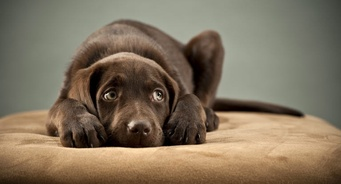
#> input picture data/raw/test.jpg, 341 x 184 px, shrunk from 768 x 415 before the run
$ python scale_contrast.py   (older library calls are emulated)
#> lines starting #> are read from the running program, lines starting #| are printed output that depends on the picture; long printed decimals are rounded
### src/image_utils.py
from pathlib import Path

import cv2


def get_project_root() -> Path:
    return Path(__file__).resolve().parent.parent


def get_default_image_path() -> Path:
    return get_project_root() / "data" / "raw" / "test.jpg"


def load_color_image(image_path: Path):
    image = cv2.imread(str(image_path), cv2.IMREAD_COLOR)
#> image is the input picture: shape (184, 341, 3); mean B, G, R 93.7, 114.2, 128.6

    if image is None:
        raise FileNotFoundError(f"Could not read image: {image_path}")

    return image


def to_grayscale(image_bgr):
    return cv2.cvtColor(image_bgr, cv2.COLOR_BGR2GRAY)
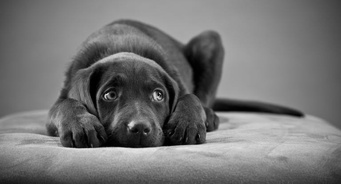
#> returned value: shape (184, 341); min 0, max 235, mean 116.1

### src/image_transforms.py
import numpy as np
import cv2


# [4 lines left out: function shift_brightness, not called in this run]


def scale_contrast(gray_image, alpha):
#> called with alpha = 0.7
    return cv2.convertScaleAbs(gray_image, alpha=alpha, beta=0)
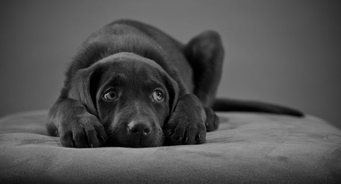
#> returned value: shape (184, 341); min 0, max 164, mean 81.3
#> call 2 of scale_contrast, with alpha = 1.3
#> in scale_contrast (call 2), `return cv2.convertScaleAbs(gray_image, alpha=alpha, beta=0)`:
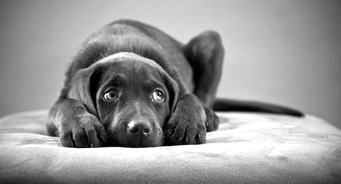
#> returned value: shape (184, 341); min 0, max 255, mean 150.6


# [8 lines left out: function scale_contrast_around_mean, not called in this run]

def histogram_equalization(gray_image):
    return cv2.equalizeHist(gray_image)


def apply_clahe(gray_image, clip_limit=2.0, tile_grid_size=(8, 8)):
    clahe = cv2.createCLAHE(clipLimit=clip_limit, tileGridSize=tile_grid_size)
    return clahe.apply(gray_image)


def gaussian_denoise(gray_image, kernel_size=(5, 5), sigma=0):
    return cv2.GaussianBlur(gray_image, kernel_size, sigma)


def median_denoise(gray_image, kernel_size=5):
    return cv2.medianBlur(gray_image, kernel_size)


def bilateral_denoise(gray_image, d=9, sigma_color=50, sigma_space=50):
    return cv2.bilateralFilter(gray_image, d, sigma_color, sigma_space)

### src/image_histograms.py
import numpy as np


def compute_grayscale_histogram(gray_image, num_bins=256):
#> called with num_bins = 256
    histogram, bin_edges = np.histogram(gray_image, bins=num_bins, range=(0, 256))
#> histogram = 256 values, max 788 at index 160, min 0 at index 236, mean 245.1; bin_edges = 257 values from 0 to 256
    return histogram, bin_edges


def count_pixels(gray_image):
    return gray_image.shape[0] * gray_image.shape[1]

### src/image_metrics.py
import numpy as np
import cv2


def measure_brightness(gray_image):
    return np.mean(gray_image)


def measure_contrast(gray_image):
    return np.std(gray_image)


def measure_min_intensity(gray_image):
    return np.min(gray_image)


def measure_max_intensity(gray_image):
    return np.max(gray_image)


def measure_sharpness_laplacian(gray_image):
    laplacian = cv2.Laplacian(gray_image, cv2.CV_64F)
    return laplacian.var()


# [4 lines left out: function estimate_noise_std, not called in this run]


def measure_mae(reference_image, test_image):
    diff = reference_image.astype("float32") - test_image.astype("float32")
    return np.mean(np.abs(diff))


def measure_mse(reference_image, test_image):
    diff = reference_image.astype("float32") - test_image.astype("float32")
    return np.mean(diff ** 2)


# [8 lines left out: function measure_psnr, not called in this run]

### src/scale_contrast.py
import matplotlib.pyplot as plt

from image_histograms import compute_grayscale_histogram
from image_metrics import (
    measure_brightness,
    measure_contrast,
    measure_min_intensity,
    measure_max_intensity,
)
from image_transforms import scale_contrast
from image_utils import get_default_image_path, get_project_root, load_color_image, to_grayscale


image_path = get_default_image_path()
output_path = get_project_root() / "outputs" / "contrast_scaling.png"

image_bgr = load_color_image(image_path)
gray_image = to_grayscale(image_bgr)

low_contrast_image = scale_contrast(gray_image, alpha=0.7)
high_contrast_image = scale_contrast(gray_image, alpha=1.3)

hist_original, bins = compute_grayscale_histogram(gray_image)
#> hist_original has the same summary as histogram in compute_grayscale_histogram; bins = 257 values from 0 to 256
hist_low, _ = compute_grayscale_histogram(low_contrast_image)
#> hist_low = 256 values, max 1265 at index 111, min 0 at index 165, mean 245.1
hist_high, _ = compute_grayscale_histogram(high_contrast_image)
#> hist_high = 256 values, max 1907 at index 255, min 0 at index 2, mean 245.1

fig, axes = plt.subplots(2, 3, figsize=(15, 8))

axes[0, 0].imshow(gray_image, cmap="gray")
axes[0, 0].set_title("Original")
axes[0, 0].axis("off")

axes[0, 1].imshow(low_contrast_image, cmap="gray")
axes[0, 1].set_title("Lower Contrast")
axes[0, 1].axis("off")

axes[0, 2].imshow(high_contrast_image, cmap="gray")
axes[0, 2].set_title("Higher Contrast")
axes[0, 2].axis("off")

axes[1, 0].bar(bins[:-1], hist_original, width=1.0, align="edge")
axes[1, 0].set_title("Original Histogram")
axes[1, 0].set_xlim(0, 256)

axes[1, 1].bar(bins[:-1], hist_low, width=1.0, align="edge")
axes[1, 1].set_title("Lower Contrast Histogram")
axes[1, 1].set_xlim(0, 256)

axes[1, 2].bar(bins[:-1], hist_high, width=1.0, align="edge")
axes[1, 2].set_title("Higher Contrast Histogram")
axes[1, 2].set_xlim(0, 256)

for ax in axes[1]:
    ax.set_xlabel("Intensity")
    ax.set_ylabel("Pixels")
    ax.grid(True, alpha=0.3)

plt.tight_layout()
plt.savefig(output_path, dpi=150)
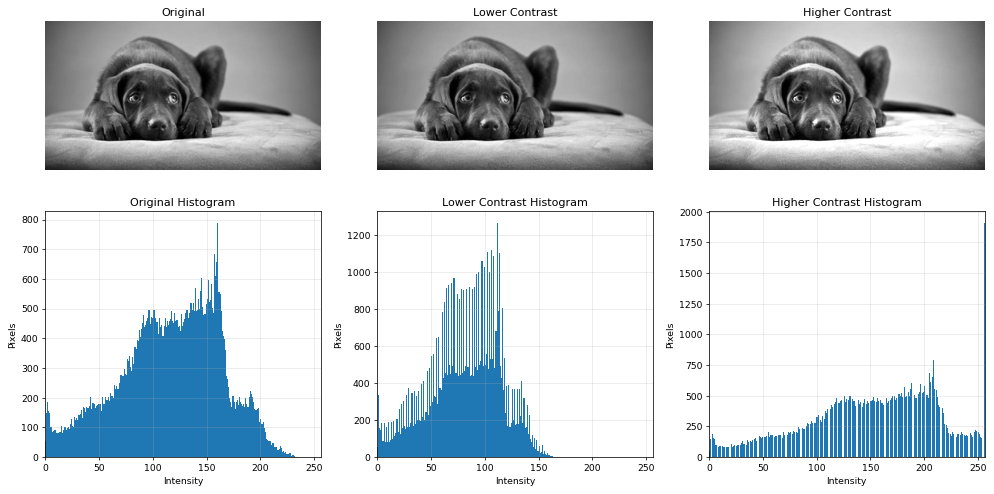
#> figure drawn by matplotlib, 6 panels; panel 4: tallest bar 788 high, from x = 160 to 161; panel 5: tallest bar 1265 high, from x = 111 to 112; panel 6: tallest bar 1907 high, from x = 255 to 256
plt.show()

print("Original brightness:", measure_brightness(gray_image))
#| Original brightness: 116.139
print("Low-contrast brightness:", measure_brightness(low_contrast_image))
#| Low-contrast brightness: 81.298
print("High-contrast brightness:", measure_brightness(high_contrast_image))
#| High-contrast brightness: 150.615

print("Original contrast:", measure_contrast(gray_image))
#| Original contrast: 47.033
print("Low-contrast contrast:", measure_contrast(low_contrast_image))
#| Low-contrast contrast: 32.924
print("High-contrast contrast:", measure_contrast(high_contrast_image))
#| High-contrast contrast: 60.475

print("Original min/max:", measure_min_intensity(gray_image), measure_max_intensity(gray_image))
#| Original min/max: 0 235
print("Low-contrast min/max:", measure_min_intensity(low_contrast_image), measure_max_intensity(low_contrast_image))
#| Low-contrast min/max: 0 164
print("High-contrast min/max:", measure_min_intensity(high_contrast_image), measure_max_intensity(high_contrast_image))
#| High-contrast min/max: 0 255

num_clipped_high = (gray_image.astype("float32") * 1.3 > 255).sum()
#> num_clipped_high = 1748

print("Nonzero bins in original:", (hist_original > 0).sum())
#| Nonzero bins in original: 236
print("Nonzero bins in low-contrast:", (hist_low > 0).sum())
#| Nonzero bins in low-contrast: 165
print("Nonzero bins in high-contrast:", (hist_high > 0).sum())
#| Nonzero bins in high-contrast: 197

print("Pixels clipped in high-contrast image:", num_clipped_high)
#| Pixels clipped in high-contrast image: 1748

print("First 30 nonzero bins in low-contrast:", [i for i, v in enumerate(hist_low) if v > 0][:30])
#| First 30 nonzero bins in low-contrast: [0, 1, 2, 3, 4, 5, 6, 7, 8, 9, 10, 11, 12, 13, 14, 15, 16, 17, 18, 19, 20, 21, 22, 23, 24, 25, 26, 27, 28, 29]
print("First 30 nonzero bins in high-contrast:", [i for i, v in enumerate(hist_high) if v > 0][:30])
#| First 30 nonzero bins in high-contrast: [0, 1, 3, 4, 5, 6, 8, 9, 10, 12, 13, 14, 16, 17, 18, 20, 21, 22, 23, 25, 26, 27, 29, 30, 31, 32, 34, 35, 36, 38]

print("Saved figure to:", output_path)

$ run again, with outputs/bilateral_tuning.png saved as data/raw/test.jpg
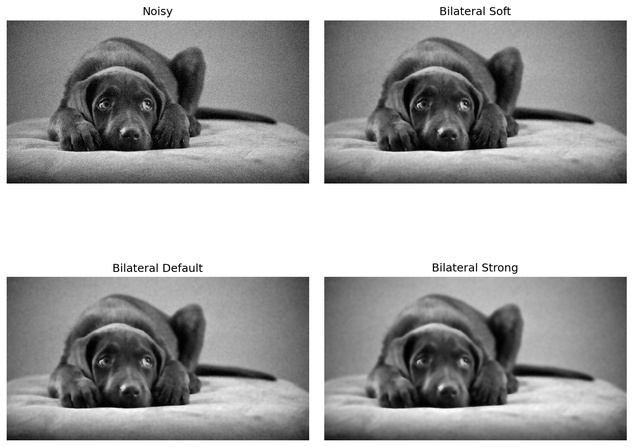
#> input picture outputs/bilateral_tuning.png, 633 x 447 px, shrunk from 1425 x 1006 before the run
#> in load_color_image, image is the input picture: shape (447, 633, 3); min 0, max 255, mean 161.9
#> in scale_contrast, `return cv2.convertScaleAbs(gray_image, alpha=alpha, beta=0)`:
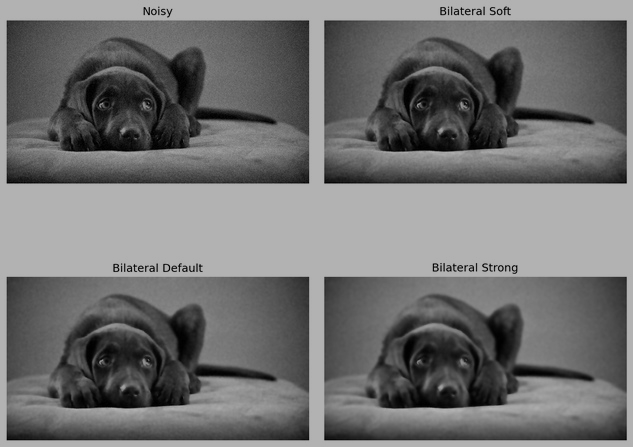
#> returned value: shape (447, 633); min 0, max 178, mean 113.2
#> in scale_contrast (call 2), `return cv2.convertScaleAbs(gray_image, alpha=alpha, beta=0)`:
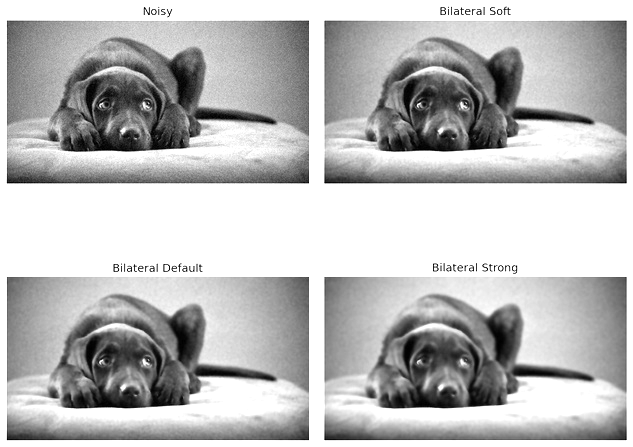
#> returned value: shape (447, 633); min 0, max 255, mean 187.2
#> histogram = 256 values, max 74302 at index 255, min 41 at index 247, mean 1105.3; bin_edges = 257 values from 0 to 256
#> hist_original has the same summary as histogram in compute_grayscale_histogram
#> hist_low = 256 values, max 77770 at index 178, min 0 at index 179, mean 1105.3
#> hist_high = 256 values, max 96828 at index 255, min 0 at index 2, mean 1105.3
#| Original brightness: 161.854
#| Low-contrast brightness: 113.167
#| High-contrast brightness: 187.239
#| Original contrast: 73.556
#| Low-contrast contrast: 51.323
#| High-contrast contrast: 69.450
#| Original min/max: 0 255
#| Low-contrast min/max: 0 178
#| High-contrast min/max: 0 255
#> num_clipped_high = 96231
#| Nonzero bins in original: 256
#| Nonzero bins in low-contrast: 179
#| Nonzero bins in high-contrast: 197
#| Pixels clipped in high-contrast image: 96231
#| First 30 nonzero bins in low-contrast: [0, 1, 2, 3, 4, 5, 6, 7, 8, 9, 10, 11, 12, 13, 14, 15, 16, 17, 18, 19, 20, 21, 22, 23, 24, 25, 26, 27, 28, 29]
#| First 30 nonzero bins in high-contrast: [0, 1, 3, 4, 5, 6, 8, 9, 10, 12, 13, 14, 16, 17, 18, 20, 21, 22, 23, 25, 26, 27, 29, 30, 31, 32, 34, 35, 36, 38]
